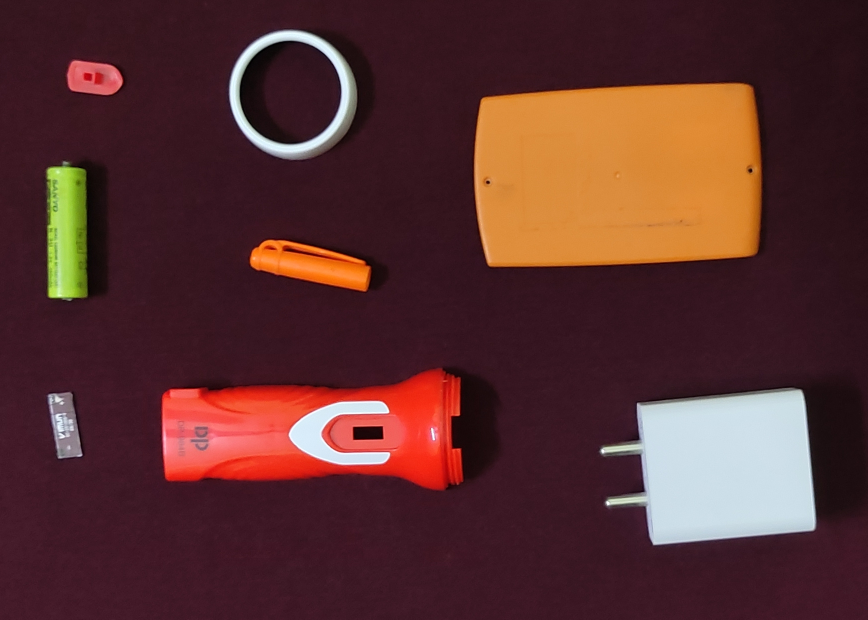
#> input picture sachin/data/input.jpg, 1735 x 1239 px (shown at 1/2 size)
$ python segment.py
#> lines starting #> are read from the running program, lines starting #| are printed output that depends on the picture; after the words box and inside, x2 and y2 are one past the last pixel; in counts of white or black regions, pixels touching at a corner belong together
### sachin/run.py
#Input image is given here
from os import wait
import cv2
import matplotlib.pyplot as plt

img=cv2.imread('data/input.jpg')
#> img is the input picture: shape (1239, 1735, 3); mean B, G, R 46.9, 48.3, 88.9

### sachin/blur.py
#Apply any type of blur
from cv2 import GaussianBlur
#from run import img
def blur(img):
    return GaussianBlur(img,(15,15),0)


### sachin/threshhold.py
# Threshhold to binary image

from run import cv2
from blur import blur


def threshold(img):

    img=blur(img)
    img=cv2.cvtColor(img,cv2.COLOR_BGR2GRAY)
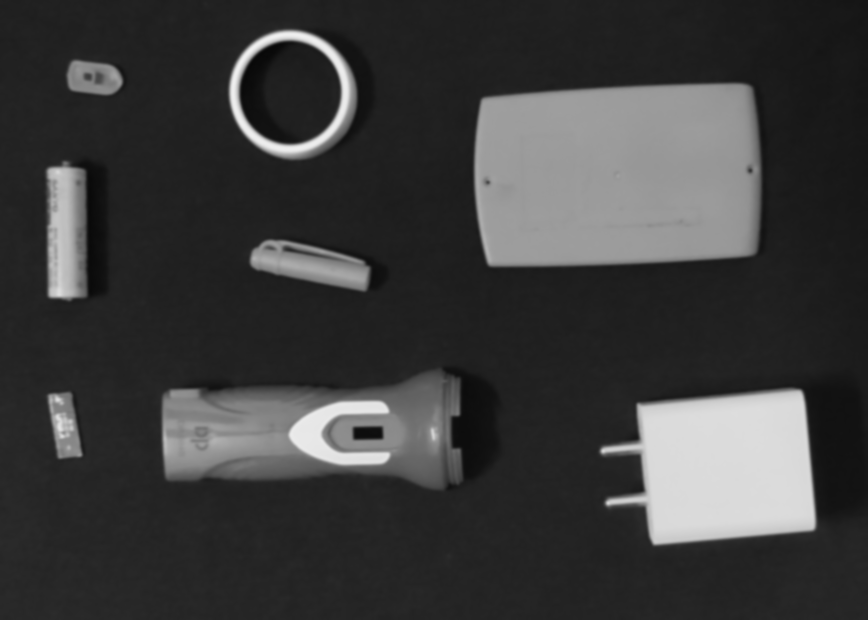
#> img: shape (1239, 1735) (shown at 1/2 size); min 8, max 240, mean 60.3
    ret, thresh = cv2.threshold(img,0,255,cv2.THRESH_BINARY+cv2.THRESH_OTSU)
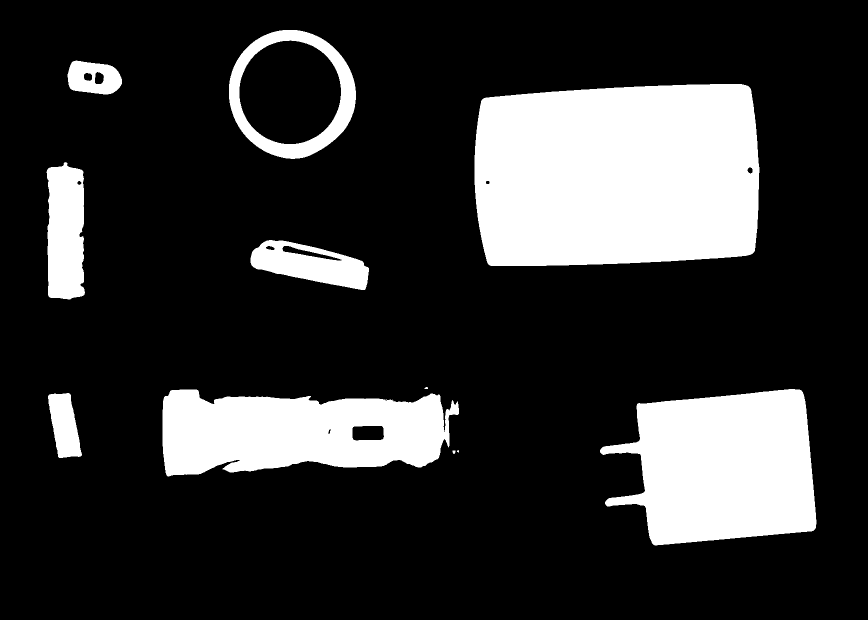
#> thresh: shape (1239, 1735) (shown at 1/2 size); 20% white; 11 white regions (1 under 20 px)
#> ret = 99
    cnts=cv2.findContours(thresh,cv2.RETR_EXTERNAL,cv2.CHAIN_APPROX_SIMPLE)
#> cnts = 11 contours, 2 with area under 20; largest, box (x1, y1, x2, y2) and area: (949, 168, 1519, 532) 192763, (1200, 778, 1633, 1091) 98389, (325, 779, 918, 953) 77755, (458, 60, 712, 318) 50416, (93, 324, 170, 599) 18132
    return cnts

### sachin/segment.py
#Segment image and give bounding box
from run import img,cv2,plt

stack=[]
im1=img.copy()
#img=cv2.GaussianBlur(img,(15,15),0)
from threshhold import threshold
cnts=threshold(img)
if len(cnts)==2:
        cnts=cnts[0]
else:
        cnts=cnts[1]
for cn in cnts:
        x,y,w,h=cv2.boundingRect(cn)
        #stack.append(im1[y-10:y+h+10,x-10:x+w+10])
        cv2.rectangle(im1,(x,y),(x+w,y+h),(36,255,12),2)
#> this loop made 11 passes
#> (x, y, w, h) on passes 1 to 11: (905, 901, 6, 7), (914, 900, 4, 5), (96, 786, 68, 130), (325, 779, 593, 174), (1200, 778, 433, 313), (849, 774, 7, 4), (501, 480, 237, 100), (93, 324, 77, 275), (949, 168, 570, 364), (135, 121, 109, 68), (458, 60, 254, 258)
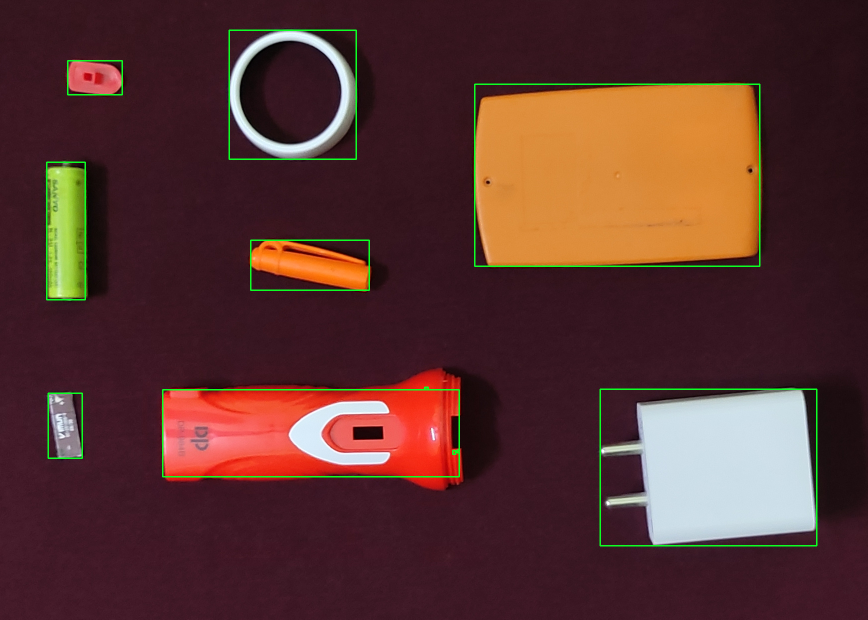
#> im1: shape (1239, 1735, 3) (shown at 1/2 size); 1.13% of pixels changed, all inside (x1, y1, x2, y2) = (92, 59, 1635, 1093)
im=cv2.resize(im1,(500,500))
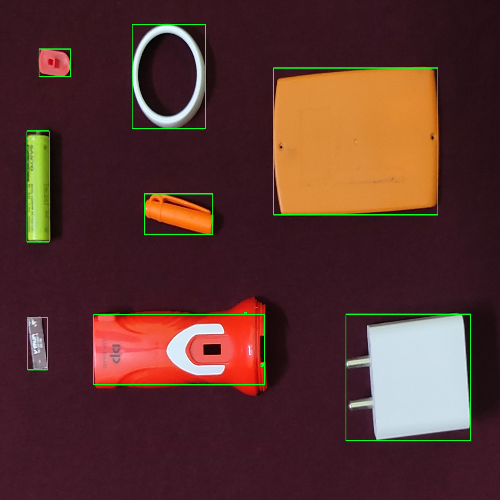
#> im: shape (500, 500, 3); mean B, G, R 46.8, 50.7, 87.9
plt.imshow(im)
plt.show()
